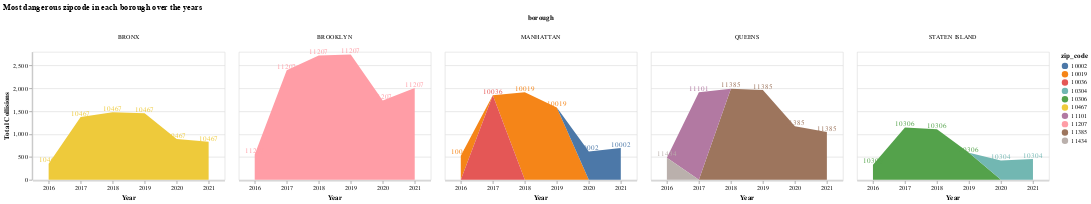

The notebook cell this image was saved under:
### Code cell
source = data_df.groupby(['borough', 'zip_code', 'year']).size().reset_index(name='counts')
source = source.sort_values('counts', ascending=False).groupby(['borough', 'year']).head(1)
base = alt.Chart(source).mark_area().encode(
    x=alt.X('year:O', title='Year', axis=alt.Axis(labelAngle=-0)),
    y=alt.Y('counts:Q', title="Total Collisions"),
    color='zip_code:N',
).properties(
    height=200,
    width=300,
)

texts = base.mark_text(
    align='center',
    baseline='bottom',
).encode(
    text='zip_code:Q'
)

alt.layer(base, texts, data=source).facet(
    column='borough',
    title='Most dangerous zipcode in each borough over the years'
)

### Figure 1 — Vega-Lite specification as saved in the notebook (floating-point values rounded to 4 significant figures)
{"config": {"view": {"continuousWidth": 400, "continuousHeight": 300}}, "data": {"name": "data-e7ef2821f8a1d7b8b5469320cbb4a5a7"}, "facet": {"column": {"field": "borough", "type": "nominal"}}, "spec": {"layer": [{"mark": "area", "encoding": {"color": {"field": "zip_code", "type": "nominal"}, "x": {"axis": {"labelAngle": 0}, "field": "year", "title": "Year", "type": "ordinal"}, "y": {"field": "counts", "title": "Total Collisions", "type": "quantitative"}}, "height": 200, "width": 300}, {"mark": {"type": "text", "align": "center", "baseline": "bottom"}, "encoding": {"color": {"field": "zip_code", "type": "nominal"}, "text": {"field": "zip_code", "type": "quantitative"}, "x": {"axis": {"labelAngle": 0}, "field": "year", "title": "Year", "type": "ordinal"}, "y": {"field": "counts", "title": "Total Collisions", "type": "quantitative"}}, "height": 200, "width": 300}]}, "title": "Most dangerous zipcode in each borough over the years", "$schema": "https://vega.github.io/schema/vega-lite/v4.17.0.json", "datasets": {"data-e7ef2821f8a1d7b8b5469320cbb4a5a7": [{"borough": "BROOKLYN", "zip_code": "11207", "year": 2019, "counts": 2744}, {"borough": "BROOKLYN", "zip_code": "11207", "year": 2018, "counts": 2721}, {"borough": "BROOKLYN", "zip_code": "11207", "year": 2017, "counts": 2400}, {"borough": "BROOKLYN", "zip_code": "11207", "year": 2021, "counts": 2009}, {"borough": "QUEENS", "zip_code": "11385", "year": 2018, "counts": 1992}, {"borough": "QUEENS", "zip_code": "11385", "year": 2019, "counts": 1965}, {"borough": "MANHATTAN", "zip_code": "10019", "year": 2018, "counts": 1917}, {"borough": "QUEENS", "zip_code": "11101", "year": 2017, "counts": 1915}, {"borough": "MANHATTAN", "zip_code": "10036", "year": 2017, "counts": 1853}, {"borough": "BROOKLYN", "zip_code": "11207", "year": 2020, "counts": 1734}, {"borough": "MANHATTAN", "zip_code": "10019", "year": 2019, "counts": 1583}, {"borough": "BRONX", "zip_code": "10467", "year": 2018, "counts": 1481}, {"borough": "BRONX", "zip_code": "10467", "year": 2019, "counts": 1457}, {"borough": "BRONX", "zip_code": "10467", "year": 2017, "counts": 1372}, {"borough": "QUEENS", "zip_code": "11385", "year": 2020, "counts": 1171}, {"borough": "STATEN ISLAND", "zip_code": "10306", "year": 2017, "counts": 1146}, {"borough": "STATEN ISLAND", "zip_code": "10306", "year": 2018, "counts": 1105}, {"borough": "QUEENS", "zip_code": "11385", "year": 2021, "counts": 1045}, {"borough": "BRONX", "zip_code": "10467", "year": 2020, "counts": 892}, {"borough": "BRONX", "zip_code": "10467", "year": 2021, "counts": 832}, {"borough": "MANHATTAN", "zip_code": "10002", "year": 2021, "counts": 697}, {"borough": "MANHATTAN", "zip_code": "10002", "year": 2020, "counts": 620}, {"borough": "STATEN ISLAND", "zip_code": "10306", "year": 2019, "counts": 590}, {"borough": "BROOKLYN", "zip_code": "11207", "year": 2016, "counts": 555}, {"borough": "MANHATTAN", "zip_code": "10019", "year": 2016, "counts": 529}, {"borough": "QUEENS", "zip_code": "11434", "year": 2016, "counts": 483}, {"borough": "STATEN ISLAND", "zip_code": "10304", "year": 2021, "counts": 456}, {"borough": "STATEN ISLAND", "zip_code": "10304", "year": 2020, "counts": 424}, {"borough": "BRONX", "zip_code": "10467", "year": 2016, "counts": 354}, {"borough": "STATEN ISLAND", "zip_code": "10306", "year": 2016, "counts": 330}]}}
